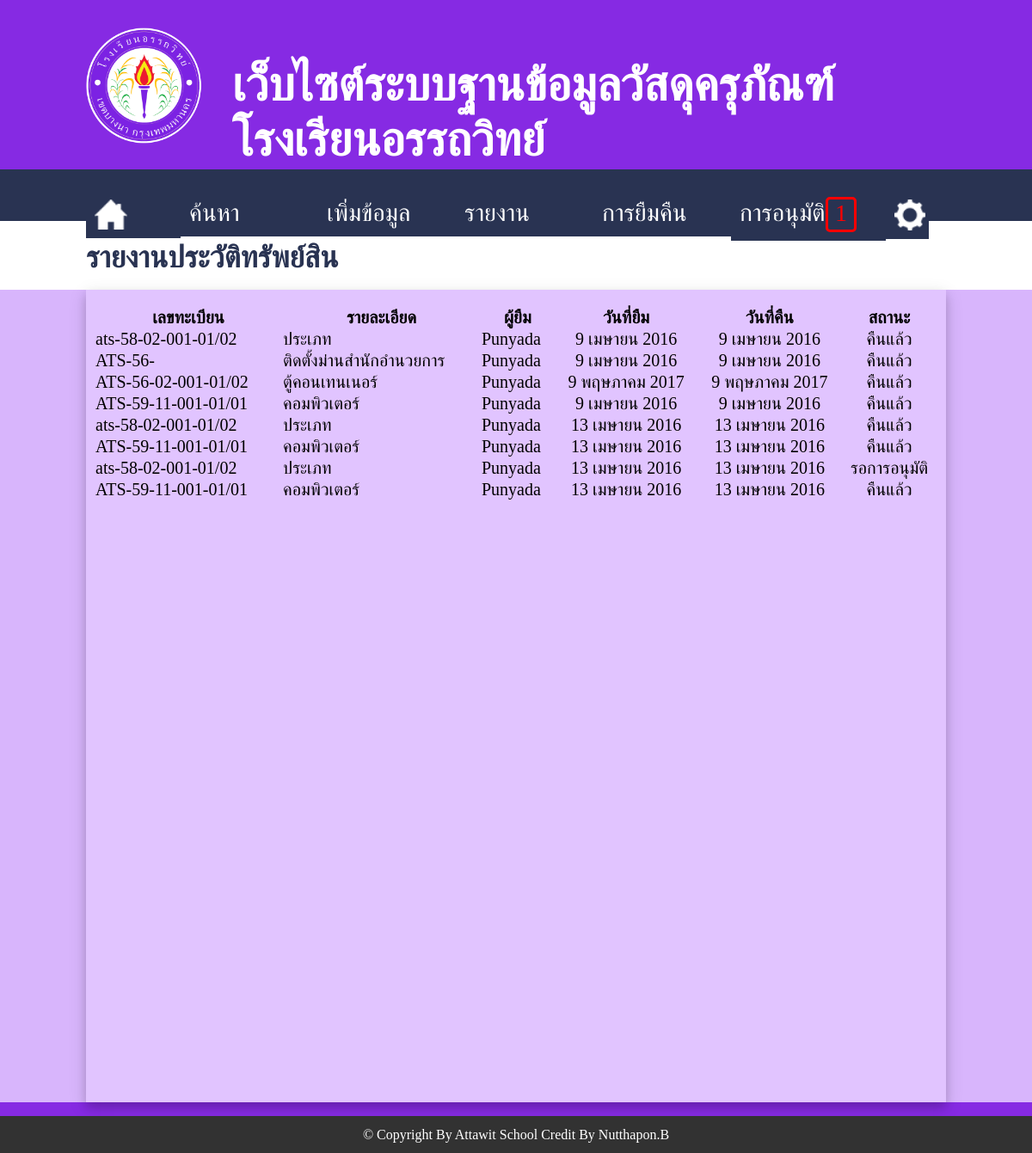
/history_mda.php (signed in), run on an earlier commit of the app's database.
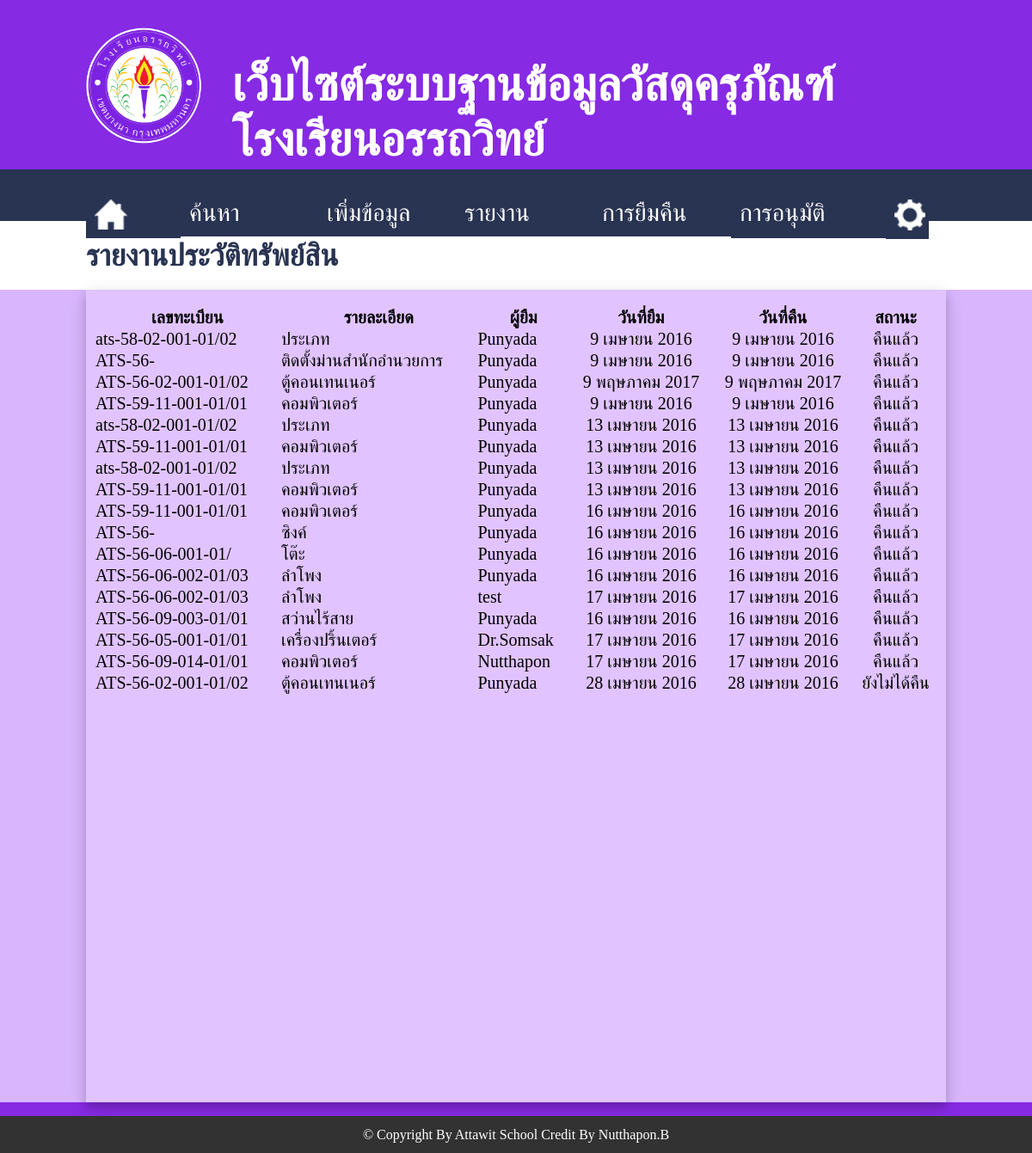
And on a later commit of the database.
### tables this page shows
CREATE TABLE `lent_return` (
  `id` int(11) NOT NULL auto_increment,
  `id_data_mda` int(11) NOT NULL,
  `id_mda` varchar(25) NOT NULL,
  `name_mda` varchar(1000) NOT NULL,
  `user_id` int(11) NOT NULL,
  `name_user` varchar(50) NOT NULL,
  `date_lent` varchar(20) NOT NULL,
  `date_return` varchar(20) default NULL,
  `year` varchar(10) NOT NULL,
  `status` int(11) NOT NULL default '0',
  PRIMARY KEY  (`id`)
);

### history_mda.php (the view, shortened to what this page needs)
<?php
include('popup.php');
?>
<html>
<head>
	<link rel="stylesheet" href="style.css">
	<link rel="stylesheet" href="jquery.dataTables.min.css" />
</head>
<body id="search">
<form name="form1">
	<div style='width:100%; height:180px;'>
		<div style='width:1000px; heigth:100%; margin:auto; padding-top:1%;'>
			<div style='width:15%; heigth:100%; float:left;'>
				<img src='image/logo_ats.png' style="margin-top:20px;" width='90%'>
			</div>
			<div style='width:83%; heigth:100%; float:left; padding-left:2%;'>
				<h1 style="margin-top:55px;">เว็บไซต์ระบบฐานข้อมูลวัสดุครุภัณฑ์โรงเรียนอรรถวิทย์
				</h1>
			</div>
		</div>
	</div>
	<div style='width:100%; height:60px; background:#293352;'>
		<div style='width:1000px; heigth:100%; margin:auto; margin-top:17px; padding-top:12px;'>
			<div id="sMenu" style="width:90px; heigth:100%; float:left;">
				<a href="main_finance.php">
					<div><img src="image/home.png" width="38"></div>
				</a>
			</div>
			<div class="dropdown" style="width:160px; heigth:100%; float:left;">
				<a href="search_mda.php">
					<div class="dropbtn">ค้นหา</div>
				</a>
			</div>
			<div class="dropdown" style="width:160px; heigth:100%; float:left;">
				<div class="dropbtn">เพิ่มข้อมูล</div>
			</div>
			<div class="dropdown" style="width:160px; heigth:100%; float:left;">
				<div class="dropbtn">รายงาน</div>
			</div>
			<div class="dropdown" style="width:160px; heigth:100%; float:left;">
				<div class="dropbtn">การยืมคืน</div>
			</div>
			<a href="approve_mda.php">
				<div id="sMenu" style="width:160px; heigth:100%; float:left;">
					<div style="width:100px; float:left;">การอนุมัติ</div>
					<?php
					if ($numberApprove == 0) {
						echo "<div style='width:30px; height:35px; float:left;'></div>";
					} else {
						echo "<div style='width:30px; height:35px; float:left; border-color: #ff0000; border-style: solid; border-radius: 5px; text-align:center; margin-top:-3px; color: #ff0000;'>".$numberApprove."</div>";
					}
					 ?>
				</div>
			</a>
			<div class="dropdown" style="width:50px; heigth:105%; float:left;">
				<div class="dropbtn"><img src="image/pass.png" width="36"></div>
			</div>
		</div>
	</div>
	<div style='width:100%; height:80px; margin-top:-29px; background:#ffffff;'>
		<div style='width:1000px; height:100%; margin:auto; background:#ffffff;'>
			<h2>รายงานประวัติทรัพย์สิน</h2>
		</div>
	</div>
	<div style='width:100%; height:945px; background:#d8b5fc;'>
		<div style='width:980px; height:925px; padding-top:20px; padding-left:10px; padding-right:10px; background:#e1c4ff; margin:auto; box-shadow: 0 6px 10px 0 rgba(0, 0, 0, 0.14), 0 6px 20px 0 rgba(0, 0, 0, 0.14);'>
			<table id="example" class="display" style="font-size: 20px;" cellspacing="0" width="100%">
		        <thead>
		            <tr>
		                <th>เลขทะเบียน</th>
		                <th>รายละเอียด</th>
		                <th>ผู้ยืม</th>
		                <th>วันที่ยืม</th>
		                <th>วันที่คืน</th>
		                <th>สถานะ</th>
		            </tr>
		        </thead>
		        <tbody>
		        	<?php
		        	$sql = "SELECT * FROM lent_return";
		        	$query = mysql_query($sql);
		        	while ($data = mysql_fetch_array($query)) {
		        		if ($data['status'] == 0) {
		        			$statusLent = 'รอการอนุมัติ';
		        		} elseif ($data['status'] == 1) {
		        			$statusLent = 'คืนแล้ว';
		        		} else {
		        			$statusLent = 'ยังไม่ได้คืน';
		        		}
		        		$dateInput = date('j F Y', strtotime($data['date_lent']));
						$explodeDate = explode(" ", $dateInput);
						switch($explodeDate[1]) {
						    case "April": $month = "เมษายน"; break;
						    case "May": $month = "พฤษภาคม"; break;
						}
						$date = $explodeDate[0].' '.$month.' '.$explodeDate[2];
						$dateInputReturn = date('j F Y', strtotime($data['date_lent']));
						$explodeDateReturn = explode(" ", $dateInputReturn);
						switch($explodeDateReturn[1]) {
						    case "April": $month = "เมษายน"; break;
						    case "May": $month = "พฤษภาคม"; break;
						}
						$dateReturn = $explodeDateReturn[0].' '.$month.' '.$explodeDateReturn[2];
		        		echo "
		        		<tr style='cursor: hand;' data-href='show_mda.php?id=".$data['id_data_mda']."'>
			                <td>".$data['id_mda']."</td>
			                <td>".$data['name_mda']."</td>
			                <td>".$data['name_user']."</td>
			                <td><center>".$date."</center></td>
			                <td><center>".$dateReturn."</center></td>
			                <td><center>".$statusLent."</center></td>
			            </tr>";
		        	}
		        	 ?>
		        </tbody>
		    </table>
		</div>
	</div>
	</form>
	<div style="background:#323232; width:100%; height:30px; text-align: center; padding-top: 13px; margin-bottom:0px;">
		<font color="#ffffff">&copy Copyright By Attawit School Credit By Nutthapon.B</font>
	</div>
</body>
</html>

What changed in the data, as far as the page shows it:
changed lent_return (number 7 of 17 on the later page): status "รอการอนุมัติ" → "คืนแล้ว"
added lent_return: id_mda "ATS-59-11-001-01/01", name_mda "คอมพิวเตอร์", name_user "Punyada", date_lent "16 เมษายน 2016", status "คืนแล้ว"
added lent_return: id_mda "ATS-56-", name_mda "ซิงค์", name_user "Punyada", date_lent "16 เมษายน 2016", status "คืนแล้ว"
added lent_return: id_mda "ATS-56-06-001-01/", name_mda "โต๊ะ", name_user "Punyada", date_lent "16 เมษายน 2016", status "คืนแล้ว"
added lent_return: id_mda "ATS-56-06-002-01/03", name_mda "ลำโพง", name_user "Punyada", date_lent "16 เมษายน 2016", status "คืนแล้ว"
added lent_return: id_mda "ATS-56-06-002-01/03", name_mda "ลำโพง", name_user "test", date_lent "17 เมษายน 2016", status "คืนแล้ว"
added lent_return: id_mda "ATS-56-09-003-01/01", name_mda "สว่านไร้สาย", name_user "Punyada", date_lent "16 เมษายน 2016", status "คืนแล้ว"
added lent_return: id_mda "ATS-56-05-001-01/01", name_mda "เครื่องปริ้นเตอร์", name_user "Dr.Somsak", date_lent "17 เมษายน 2016", status "คืนแล้ว"
added lent_return: id_mda "ATS-56-09-014-01/01", name_mda "คอมพิวเตอร์", name_user "Nutthapon", date_lent "17 เมษายน 2016", status "คืนแล้ว"
added lent_return: id_mda "ATS-56-02-001-01/02", name_mda "ตู้คอนเทนเนอร์", name_user "Punyada", date_lent "28 เมษายน 2016", status "ยังไม่ได้คืน"
Also different on the page:
$numberApprove: "1" → (not shown)
